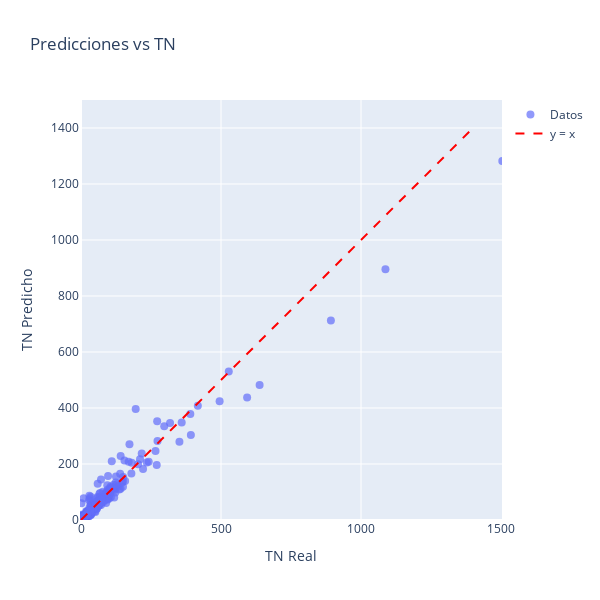

Notebook cell for this chart:
### Code cell
import plotly.graph_objects as go

# Crear el gráfico de dispersión
fig = go.Figure()

# Añadir los puntos de dispersión con el product_id en el hover
fig.add_trace(go.Scatter(
    x=df_final["tn"],
    y=df_final["tn_t2_pred"],
    mode='markers',
    name='Datos',
    customdata=df_final["product_id"],  # Pasamos el product_id como dato adicional
    hovertemplate=(
        "<b>TN Real</b>: %{x}<br>"
        "<b>TN Predicho</b>: %{y}<br>"
        "<b>Product ID</b>: %{customdata}<br>"
        "<extra></extra>"  # Elimina información adicional automática
    ),
    marker=dict(size=8, opacity=0.7)  # Opcional: ajustar tamaño y transparencia
))

# Añadir la línea de referencia y=x
fig.add_trace(go.Scatter(
    x=[0, 1400],
    y=[0, 1400],
    mode='lines',
    name='y = x',
    line=dict(color='red', dash='dash')
))

# Configurar el diseño del gráfico para que sea cuadrado
fig.update_layout(
    title='Predicciones vs TN',
    xaxis_title='TN Real',
    yaxis_title='TN Predicho',
    showlegend=True,
    # Forzar misma escala en ejes X e Y
    xaxis=dict(scaleanchor="y", scaleratio=1),
    yaxis=dict(scaleanchor="x", scaleratio=1),
    # Tamaño cuadrado (opcional)
    width=600,
    height=600,
    # Rango fijo para ambos ejes (opcional)
    xaxis_range=[0, 1500],
    yaxis_range=[0, 1500]
)

# Mostrar el gráfico
fig.show()

### Figure 1 — Plotly figure (JSON) as saved in the notebook; plotly's stock layout.template omitted (floating-point values rounded to 4 significant figures; data arrays with more than 128 entries replaced by an {"elided": "..."} marker saying what was removed)
{"data": [{"customdata": {"elided": "780 int values"}, "hovertemplate": "<b>TN Real</b>: %{x}<br><b>TN Predicho</b>: %{y}<br><b>Product ID</b>: %{customdata}<br><extra></extra>", "marker": {"opacity": 0.7, "size": 8}, "mode": "markers", "name": "Datos", "type": "scatter", "x": {"elided": "780 float values"}, "y": {"elided": "780 float values"}}, {"line": {"color": "red", "dash": "dash"}, "mode": "lines", "name": "y = x", "type": "scatter", "x": [0, 1400], "y": [0, 1400]}], "layout": {"height": 600, "showlegend": true, "title": {"text": "Predicciones vs TN"}, "width": 600, "xaxis": {"range": [0, 1500], "scaleanchor": "y", "scaleratio": 1, "title": {"text": "TN Real"}}, "yaxis": {"range": [0, 1500], "scaleanchor": "x", "scaleratio": 1, "title": {"text": "TN Predicho"}}}}
